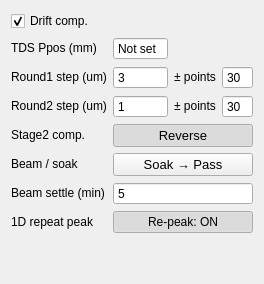
              <widget class="QWidget" name="peakSearchTab">
               <attribute name="title">
                <string>Peak search</string>
               </attribute>
               <layout class="QGridLayout" name="psGrid" columnstretch="0,1,0,1">
                <item row="0" column="0" colspan="2">
                 <widget class="QCheckBox" name="driftComp">
                  <property name="sizePolicy">
                   <sizepolicy hsizetype="Expanding" vsizetype="Fixed">
                    <horstretch>0</horstretch>
                    <verstretch>0</verstretch>
                   </sizepolicy>
                  </property>
                  <property name="toolTip">
                   <string>&lt;html&gt;&lt;head/&gt;&lt;body&gt;&lt;p&gt;&lt;b&gt;Drift comp.&lt;/b&gt;&lt;/p&gt;&lt;p&gt;ON: search before acquisition in every scan mode.&lt;br/&gt;
With ScanT on, search at each temperature point.&lt;br/&gt;
Temperature control is not required.&lt;br/&gt;
1D_THz: also search after changing rotary angles,&lt;br/&gt;
before the first sweep, even with Re-peak OFF.&lt;br/&gt;
Fixed Stage1 in 1D_THz follows the found peak.&lt;br/&gt;
Other scans keep their window offset from the peak.&lt;br/&gt;
Stage2 compensates the actual Stage1 correction.&lt;br/&gt;
OFF: disable all automatic peak searches.&lt;/p&gt;&lt;/body&gt;&lt;/html&gt;</string>
                  </property>
                  <property name="text">
                   <string>Drift comp.</string>
                  </property>
                  <property name="checked">
                   <bool>true</bool>
                  </property>
                  <property name="mytype" stdset="0">
                   <string>checkbox</string>
                  </property>
                 </widget>
                </item>
                <item row="1" column="0">
                 <widget class="QLabel" name="psLabel_Ppos">
                  <property name="sizePolicy">
                   <sizepolicy hsizetype="Preferred" vsizetype="Fixed">
                    <horstretch>0</horstretch>
                    <verstretch>0</verstretch>
                   </sizepolicy>
                  </property>
                  <property name="toolTip">
                   <string>&lt;html&gt;&lt;head/&gt;&lt;body&gt;&lt;p&gt;&lt;b&gt;TDS Ppos (mm)&lt;/b&gt;&lt;/p&gt;&lt;p&gt;Stage1 THz peak reference for the current setup.&lt;br/&gt;
Set it after aligning the THz signal.&lt;br/&gt;
Every successful search updates this reference.&lt;br/&gt;
Drift comp. requires this value even with ScanT off.&lt;br/&gt;
Fixed 1D_THz Stage1 follows the newly found peak.&lt;/p&gt;&lt;/body&gt;&lt;/html&gt;</string>
                  </property>
                  <property name="text">
                   <string>TDS Ppos (mm)</string>
                  </property>
                  <property name="mytype" stdset="0">
                   <string>label</string>
                  </property>
                 </widget>
                </item>
                <item row="1" column="1">
                 <widget class="QDoubleSpinBox" name="TDS_Ppos">
                  <property name="sizePolicy">
                   <sizepolicy hsizetype="Expanding" vsizetype="Fixed">
                    <horstretch>0</horstretch>
                    <verstretch>0</verstretch>
                   </sizepolicy>
                  </property>
                  <property name="toolTip">
                   <string>&lt;html&gt;&lt;head/&gt;&lt;body&gt;&lt;p&gt;&lt;b&gt;TDS Ppos (mm)&lt;/b&gt;&lt;/p&gt;&lt;p&gt;Stage1 THz peak reference for the current setup.&lt;br/&gt;
Set it after aligning the THz signal.&lt;br/&gt;
Every successful search updates this reference.&lt;br/&gt;
Drift comp. requires this value even with ScanT off.&lt;br/&gt;
Fixed 1D_THz Stage1 follows the newly found peak.&lt;/p&gt;&lt;/body&gt;&lt;/html&gt;</string>
                  </property>
                  <property name="buttonSymbols">
                   <enum>QAbstractSpinBox::ButtonSymbols::NoButtons</enum>
                  </property>
                  <property name="specialValueText">
                   <string>Not set</string>
                  </property>
                  <property name="decimals">
                   <number>3</number>
                  </property>
                  <property name="minimum">
                   <double>-1.000000000000000</double>
                  </property>
                  <property name="maximum">
                   <double>220.000000000000000</double>
                  </property>
                  <property name="value">
                   <double>-1.000000000000000</double>
                  </property>
                 </widget>
                </item>
                <item row="2" column="0">
                 <widget class="QLabel" name="psLabel_R1">
                  <property name="sizePolicy">
                   <sizepolicy hsizetype="Preferred" vsizetype="Fixed">
                    <horstretch>0</horstretch>
                    <verstretch>0</verstretch>
                   </sizepolicy>
                  </property>
                  <property name="toolTip">
                   <string>&lt;html&gt;&lt;head/&gt;&lt;body&gt;&lt;p&gt;&lt;span style=&quot; font-weight:700;&quot;&gt;Round 1 - coarse search&lt;/span&gt;&lt;/p&gt;&lt;p&gt;Step (um) and number of points on each side of TDS Ppos. Default 3 um x ±30 covers ±90 um.&lt;/p&gt;&lt;p&gt;Keep the step below the width of the THz peak, or the search can step over it. A maximum on the edge of this window counts as a failed search (the peak may have left the window).&lt;/p&gt;&lt;/body&gt;&lt;/html&gt;</string>
                  </property>
                  <property name="text">
                   <string>Round1 step (um)</string>
                  </property>
                  <property name="mytype" stdset="0">
                   <string>label</string>
                  </property>
                 </widget>
                </item>
                <item row="2" column="1">
                 <widget class="QSpinBox" name="R1_step">
                  <property name="sizePolicy">
                   <sizepolicy hsizetype="Expanding" vsizetype="Fixed">
                    <horstretch>0</horstretch>
                    <verstretch>0</verstretch>
                   </sizepolicy>
                  </property>
                  <property name="toolTip">
                   <string>&lt;html&gt;&lt;head/&gt;&lt;body&gt;&lt;p&gt;&lt;span style=&quot; font-weight:700;&quot;&gt;Round 1 - coarse search&lt;/span&gt;&lt;/p&gt;&lt;p&gt;Step (um) and number of points on each side of TDS Ppos. Default 3 um x ±30 covers ±90 um.&lt;/p&gt;&lt;p&gt;Keep the step below the width of the THz peak, or the search can step over it. A maximum on the edge of this window counts as a failed search (the peak may have left the window).&lt;/p&gt;&lt;/body&gt;&lt;/html&gt;</string>
                  </property>
                  <property name="buttonSymbols">
                   <enum>QAbstractSpinBox::ButtonSymbols::NoButtons</enum>
                  </property>
                  <property name="minimum">
                   <number>1</number>
                  </property>
                  <property name="maximum">
                   <number>1000</number>
                  </property>
                  <property name="value">
                   <number>3</number>
                  </property>
                 </widget>
                </item>
                <item row="2" column="2">
                 <widget class="QLabel" name="psLabel_R1pts">
                  <property name="sizePolicy">
                   <sizepolicy hsizetype="Preferred" vsizetype="Fixed">
                    <horstretch>0</horstretch>
                    <verstretch>0</verstretch>
                   </sizepolicy>
                  </property>
                  <property name="toolTip">
                   <string>&lt;html&gt;&lt;head/&gt;&lt;body&gt;&lt;p&gt;&lt;span style=&quot; font-weight:700;&quot;&gt;Round 1 - coarse search&lt;/span&gt;&lt;/p&gt;&lt;p&gt;Step (um) and number of points on each side of TDS Ppos. Default 3 um x ±30 covers ±90 um.&lt;/p&gt;&lt;p&gt;Keep the step below the width of the THz peak, or the search can step over it. A maximum on the edge of this window counts as a failed search (the peak may have left the window).&lt;/p&gt;&lt;/body&gt;&lt;/html&gt;</string>
                  </property>
                  <property name="text">
                   <string>± points</string>
                  </property>
                  <property name="mytype" stdset="0">
                   <string>label</string>
                  </property>
                 </widget>
                </item>
                <item row="2" column="3">
                 <widget class="QSpinBox" name="R1_pts">
                  <property name="sizePolicy">
                   <sizepolicy hsizetype="Expanding" vsizetype="Fixed">
                    <horstretch>0</horstretch>
                    <verstretch>0</verstretch>
                   </sizepolicy>
                  </property>
                  <property name="toolTip">
                   <string>&lt;html&gt;&lt;head/&gt;&lt;body&gt;&lt;p&gt;&lt;span style=&quot; font-weight:700;&quot;&gt;Round 1 - coarse search&lt;/span&gt;&lt;/p&gt;&lt;p&gt;Step (um) and number of points on each side of TDS Ppos. Default 3 um x ±30 covers ±90 um.&lt;/p&gt;&lt;p&gt;Keep the step below the width of the THz peak, or the search can step over it. A maximum on the edge of this window counts as a failed search (the peak may have left the window).&lt;/p&gt;&lt;/body&gt;&lt;/html&gt;</string>
                  </property>
                  <property name="buttonSymbols">
                   <enum>QAbstractSpinBox::ButtonSymbols::NoButtons</enum>
                  </property>
                  <property name="minimum">
                   <number>1</number>
                  </property>
                  <property name="maximum">
                   <number>500</number>
                  </property>
                  <property name="value">
                   <number>30</number>
                  </property>
                 </widget>
                </item>
                <item row="3" column="0">
                 <widget class="QLabel" name="psLabel_R2">
                  <property name="sizePolicy">
                   <sizepolicy hsizetype="Preferred" vsizetype="Fixed">
                    <horstretch>0</horstretch>
                    <verstretch>0</verstretch>
                   </sizepolicy>
                  </property>
                  <property name="toolTip">
                   <string>&lt;html&gt;&lt;head/&gt;&lt;body&gt;&lt;p&gt;&lt;span style=&quot; font-weight:700;&quot;&gt;Round 2 - fine search&lt;/span&gt;&lt;/p&gt;&lt;p&gt;Step (um) and number of points on each side of the Round 1 result. Default 1 um x ±30.&lt;/p&gt;&lt;/body&gt;&lt;/html&gt;</string>
                  </property>
                  <property name="text">
                   <string>Round2 step (um)</string>
                  </property>
                  <property name="mytype" stdset="0">
                   <string>label</string>
                  </property>
                 </widget>
                </item>
                <item row="3" column="1">
                 <widget class="QSpinBox" name="R2_step">
                  <property name="sizePolicy">
                   <sizepolicy hsizetype="Expanding" vsizetype="Fixed">
                    <horstretch>0</horstretch>
                    <verstretch>0</verstretch>
                   </sizepolicy>
                  </property>
                  <property name="toolTip">
                   <string>&lt;html&gt;&lt;head/&gt;&lt;body&gt;&lt;p&gt;&lt;span style=&quot; font-weight:700;&quot;&gt;Round 2 - fine search&lt;/span&gt;&lt;/p&gt;&lt;p&gt;Step (um) and number of points on each side of the Round 1 result. Default 1 um x ±30.&lt;/p&gt;&lt;/body&gt;&lt;/html&gt;</string>
                  </property>
                  <property name="buttonSymbols">
                   <enum>QAbstractSpinBox::ButtonSymbols::NoButtons</enum>
                  </property>
                  <property name="minimum">
                   <number>1</number>
                  </property>
                  <property name="maximum">
                   <number>1000</number>
                  </property>
                  <property name="value">
                   <number>1</number>
                  </property>
                 </widget>
                </item>
                <item row="3" column="2">
                 <widget class="QLabel" name="psLabel_R2pts">
                  <property name="sizePolicy">
                   <sizepolicy hsizetype="Preferred" vsizetype="Fixed">
                    <horstretch>0</horstretch>
                    <verstretch>0</verstretch>
                   </sizepolicy>
                  </property>
                  <property name="toolTip">
                   <string>&lt;html&gt;&lt;head/&gt;&lt;body&gt;&lt;p&gt;&lt;span style=&quot; font-weight:700;&quot;&gt;Round 2 - fine search&lt;/span&gt;&lt;/p&gt;&lt;p&gt;Step (um) and number of points on each side of the Round 1 result. Default 1 um x ±30.&lt;/p&gt;&lt;/body&gt;&lt;/html&gt;</string>
                  </property>
                  <property name="text">
                   <string>± points</string>
                  </property>
                  <property name="mytype" stdset="0">
                   <string>label</string>
                  </property>
                 </widget>
                </item>
                <item row="3" column="3">
                 <widget class="QSpinBox" name="R2_pts">
                  <property name="sizePolicy">
                   <sizepolicy hsizetype="Expanding" vsizetype="Fixed">
                    <horstretch>0</horstretch>
                    <verstretch>0</verstretch>
                   </sizepolicy>
                  </property>
                  <property name="toolTip">
                   <string>&lt;html&gt;&lt;head/&gt;&lt;body&gt;&lt;p&gt;&lt;span style=&quot; font-weight:700;&quot;&gt;Round 2 - fine search&lt;/span&gt;&lt;/p&gt;&lt;p&gt;Step (um) and number of points on each side of the Round 1 result. Default 1 um x ±30.&lt;/p&gt;&lt;/body&gt;&lt;/html&gt;</string>
                  </property>
                  <property name="buttonSymbols">
                   <enum>QAbstractSpinBox::ButtonSymbols::NoButtons</enum>
                  </property>
                  <property name="minimum">
                   <number>1</number>
                  </property>
                  <property name="maximum">
                   <number>500</number>
                  </property>
                  <property name="value">
                   <number>30</number>
                  </property>
                 </widget>
                </item>
                <item row="4" column="0">
                 <widget class="QLabel" name="psLabel_dir">
                  <property name="sizePolicy">
                   <sizepolicy hsizetype="Preferred" vsizetype="Fixed">
                    <horstretch>0</horstretch>
                    <verstretch>0</verstretch>
                   </sizepolicy>
                  </property>
                  <property name="toolTip">
                   <string>&lt;html&gt;&lt;head/&gt;&lt;body&gt;&lt;p&gt;&lt;b&gt;Stage2 compensation direction&lt;/b&gt;&lt;/p&gt;&lt;p&gt;Compensate the actual Stage1 position correction.&lt;br/&gt;
Reverse: Stage2 moves by the opposite amount.&lt;br/&gt;
Forward: Stage2 moves by the same signed amount.&lt;br/&gt;
Fixed 1D_THz also removes an old peak offset.&lt;/p&gt;&lt;/body&gt;&lt;/html&gt;</string>
                  </property>
                  <property name="text">
                   <string>Stage2 comp.</string>
                  </property>
                  <property name="mytype" stdset="0">
                   <string>label</string>
                  </property>
                 </widget>
                </item>
                <item row="4" column="1" colspan="3">
                 <widget class="QPushButton" name="stage2CompDir">
                  <property name="sizePolicy">
                   <sizepolicy hsizetype="Expanding" vsizetype="Fixed">
                    <horstretch>0</horstretch>
                    <verstretch>0</verstretch>
                   </sizepolicy>
                  </property>
                  <property name="maximumSize">
                   <size>
                    <width>16777215</width>
                    <height>32</height>
                   </size>
                  </property>
                  <property name="font">
                   <font>
                    <pointsize>10</pointsize>
                   </font>
                  </property>
                  <property name="toolTip">
                   <string>&lt;html&gt;&lt;head/&gt;&lt;body&gt;&lt;p&gt;&lt;b&gt;Stage2 compensation direction&lt;/b&gt;&lt;/p&gt;&lt;p&gt;Compensate the actual Stage1 position correction.&lt;br/&gt;
Reverse: Stage2 moves by the opposite amount.&lt;br/&gt;
Forward: Stage2 moves by the same signed amount.&lt;br/&gt;
Fixed 1D_THz also removes an old peak offset.&lt;/p&gt;&lt;/body&gt;&lt;/html&gt;</string>
                  </property>
                  <property name="text">
                   <string>Reverse</string>
                  </property>
                  <property name="checkable">
                   <bool>true</bool>
                  </property>
                  <property name="checked">
                   <bool>true</bool>
                  </property>
                  <property name="mytype" stdset="0">
                   <string>checkable_button</string>
                  </property>
                 </widget>
                </item>
                <item row="5" column="0">
                 <widget class="QLabel" name="psLabel_pass">
                  <property name="sizePolicy">
                   <sizepolicy hsizetype="Preferred" vsizetype="Fixed">
                    <horstretch>0</horstretch>
                    <verstretch>0</verstretch>
                   </sizepolicy>
                  </property>
                  <property name="toolTip">
                   <string>&lt;html&gt;&lt;head/&gt;&lt;body&gt;&lt;p&gt;&lt;span style=&quot; font-weight:700;&quot;&gt;Beam / soak order (AutoBlock only)&lt;/span&gt;&lt;/p&gt;&lt;p&gt;Pass → Soak: the beam is let through as soon as the temperature is stable, so the sample soak also absorbs the heating by the pump beam before the peak search.&lt;/p&gt;&lt;p&gt;Soak → Pass (default): the beam stays blocked through the soak and is then let through. Both orders add the full Beam settle wait after soak and beam pass, before peak search or measurement.&lt;/p&gt;&lt;p&gt;Only used when AutoBlock is on in a temperature scan.&lt;/p&gt;&lt;/body&gt;&lt;/html&gt;</string>
                  </property>
                  <property name="text">
                   <string>Beam / soak</string>
                  </property>
                  <property name="mytype" stdset="0">
                   <string>label</string>
                  </property>
                 </widget>
                </item>
                <item row="5" column="1" colspan="3">
                 <widget class="QPushButton" name="passOrder">
                  <property name="sizePolicy">
                   <sizepolicy hsizetype="Expanding" vsizetype="Fixed">
                    <horstretch>0</horstretch>
                    <verstretch>0</verstretch>
                   </sizepolicy>
                  </property>
                  <property name="maximumSize">
                   <size>
                    <width>16777215</width>
                    <height>32</height>
                   </size>
                  </property>
                  <property name="font">
                   <font>
                    <pointsize>10</pointsize>
                   </font>
                  </property>
                  <property name="toolTip">
                   <string>&lt;html&gt;&lt;head/&gt;&lt;body&gt;&lt;p&gt;&lt;span style=&quot; font-weight:700;&quot;&gt;Beam / soak order (AutoBlock only)&lt;/span&gt;&lt;/p&gt;&lt;p&gt;Pass → Soak: the beam is let through as soon as the temperature is stable, so the sample soak also absorbs the heating by the pump beam before the peak search.&lt;/p&gt;&lt;p&gt;Soak → Pass (default): the beam stays blocked through the soak and is then let through. Both orders add the full Beam settle wait after soak and beam pass, before peak search or measurement.&lt;/p&gt;&lt;p&gt;Only used when AutoBlock is on in a temperature scan.&lt;/p&gt;&lt;/body&gt;&lt;/html&gt;</string>
                  </property>
                  <property name="text">
                   <string>Soak → Pass</string>
                  </property>
                  <property name="checkable">
                   <bool>true</bool>
                  </property>
                  <property name="checked">
                   <bool>false</bool>
                  </property>
                  <property name="mytype" stdset="0">
                   <string>checkable_button</string>
                  </property>
                 </widget>
                </item>
                <item row="6" column="0">
                 <widget class="QLabel" name="psLabel_beamSettle">
                  <property name="sizePolicy">
                   <sizepolicy hsizetype="Preferred" vsizetype="Fixed">
                    <horstretch>0</horstretch>
                    <verstretch>0</verstretch>
                   </sizepolicy>
                  </property>
                  <property name="toolTip">
                   <string>&lt;html&gt;&lt;head/&gt;&lt;body&gt;&lt;p&gt;&lt;span style=&quot; font-weight:700;&quot;&gt;Extra beam settle time (minutes)&lt;/span&gt;&lt;/p&gt;&lt;p&gt;At each temperature point with AutoBlock on, wait this full additional time after the temperature has stabilized, the sample soak has finished and the beam is passing, before peak search or measurement. This lets heating by the pump beam settle.&lt;/p&gt;&lt;p&gt;Applies to both Pass → Soak and Soak → Pass, even with Drift comp. off. Default 5 min; 0 skips this extra wait. Stop interrupts the wait.&lt;/p&gt;&lt;/body&gt;&lt;/html&gt;</string>
                  </property>
                  <property name="text">
                   <string>Beam settle (min)</string>
                  </property>
                  <property name="mytype" stdset="0">
                   <string>label</string>
                  </property>
                 </widget>
                </item>
                <item row="6" column="1" colspan="3">
                 <widget class="QSpinBox" name="beamSettle">
                  <property name="sizePolicy">
                   <sizepolicy hsizetype="Expanding" vsizetype="Fixed">
                    <horstretch>0</horstretch>
                    <verstretch>0</verstretch>
                   </sizepolicy>
                  </property>
                  <property name="toolTip">
                   <string>&lt;html&gt;&lt;head/&gt;&lt;body&gt;&lt;p&gt;&lt;span style=&quot; font-weight:700;&quot;&gt;Extra beam settle time (minutes)&lt;/span&gt;&lt;/p&gt;&lt;p&gt;At each temperature point with AutoBlock on, wait this full additional time after the temperature has stabilized, the sample soak has finished and the beam is passing, before peak search or measurement. This lets heating by the pump beam settle.&lt;/p&gt;&lt;p&gt;Applies to both Pass → Soak and Soak → Pass, even with Drift comp. off. Default 5 min; 0 skips this extra wait. Stop interrupts the wait.&lt;/p&gt;&lt;/body&gt;&lt;/html&gt;</string>
                  </property>
                  <property name="buttonSymbols">
                   <enum>QAbstractSpinBox::ButtonSymbols::NoButtons</enum>
                  </property>
                  <property name="minimum">
                   <number>0</number>
                  </property>
                  <property name="maximum">
                   <number>1440</number>
                  </property>
                  <property name="value">
                   <number>5</number>
                  </property>
                 </widget>
                </item>
                <item row="7" column="0">
                 <widget class="QLabel" name="psLabel_repeatPeak">
                  <property name="sizePolicy">
                   <sizepolicy hsizetype="Preferred" vsizetype="Fixed">
                    <horstretch>0</horstretch>
                    <verstretch>0</verstretch>
                   </sizepolicy>
                  </property>
                  <property name="toolTip">
                   <string>&lt;html&gt;&lt;head/&gt;&lt;body&gt;&lt;p&gt;&lt;b&gt;1D repeat peak&lt;/b&gt;&lt;/p&gt;&lt;p&gt;ON: with Drift comp. on, search again before&lt;br/&gt;
Stage2 repeat 2, 3, etc. in 1D_THz.&lt;br/&gt;
Search at the current rotary angles.&lt;br/&gt;
Works with or without temperature scanning.&lt;br/&gt;
OFF: skip repeat searches at the same angle.&lt;br/&gt;
Drift comp. still searches before the first sweep&lt;br/&gt;
at each changed angle, even with Repeat = 1.&lt;br/&gt;
Other modes are unaffected. No extra soak/beam waits.&lt;/p&gt;&lt;/body&gt;&lt;/html&gt;</string>
                  </property>
                  <property name="text">
                   <string>1D repeat peak</string>
                  </property>
                  <property name="mytype" stdset="0">
                   <string>label</string>
                  </property>
                 </widget>
                </item>
                <item row="7" column="1" colspan="3">
                 <widget class="QPushButton" name="repeatPeak">
                  <property name="sizePolicy">
                   <sizepolicy hsizetype="Expanding" vsizetype="Fixed">
                    <horstretch>0</horstretch>
                    <verstretch>0</verstretch>
                   </sizepolicy>
                  </property>
                  <property name="toolTip">
                   <string>&lt;html&gt;&lt;head/&gt;&lt;body&gt;&lt;p&gt;&lt;b&gt;1D repeat peak&lt;/b&gt;&lt;/p&gt;&lt;p&gt;ON: with Drift comp. on, search again before&lt;br/&gt;
Stage2 repeat 2, 3, etc. in 1D_THz.&lt;br/&gt;
Search at the current rotary angles.&lt;br/&gt;
Works with or without temperature scanning.&lt;br/&gt;
OFF: skip repeat searches at the same angle.&lt;br/&gt;
Drift comp. still searches before the first sweep&lt;br/&gt;
at each changed angle, even with Repeat = 1.&lt;br/&gt;
Other modes are unaffected. No extra soak/beam waits.&lt;/p&gt;&lt;/body&gt;&lt;/html&gt;</string>
                  </property>
                  <property name="text">
                   <string>Re-peak: ON</string>
                  </property>
                  <property name="checkable">
                   <bool>true</bool>
                  </property>
                  <property name="checked">
                   <bool>true</bool>
                  </property>
                  <property name="mytype" stdset="0">
                   <string>checkable_button</string>
                  </property>
                 </widget>
                </item>
                <item row="8" column="0">
                 <spacer name="psVSpacer">
                  <property name="orientation">
                   <enum>Qt::Orientation::Vertical</enum>
                  </property>
                  <property name="sizeHint" stdset="0">
                   <size>
                    <width>20</width>
                    <height>40</height>
                   </size>
                  </property>
                 </spacer>
                </item>
               </layout>
              </widget>
